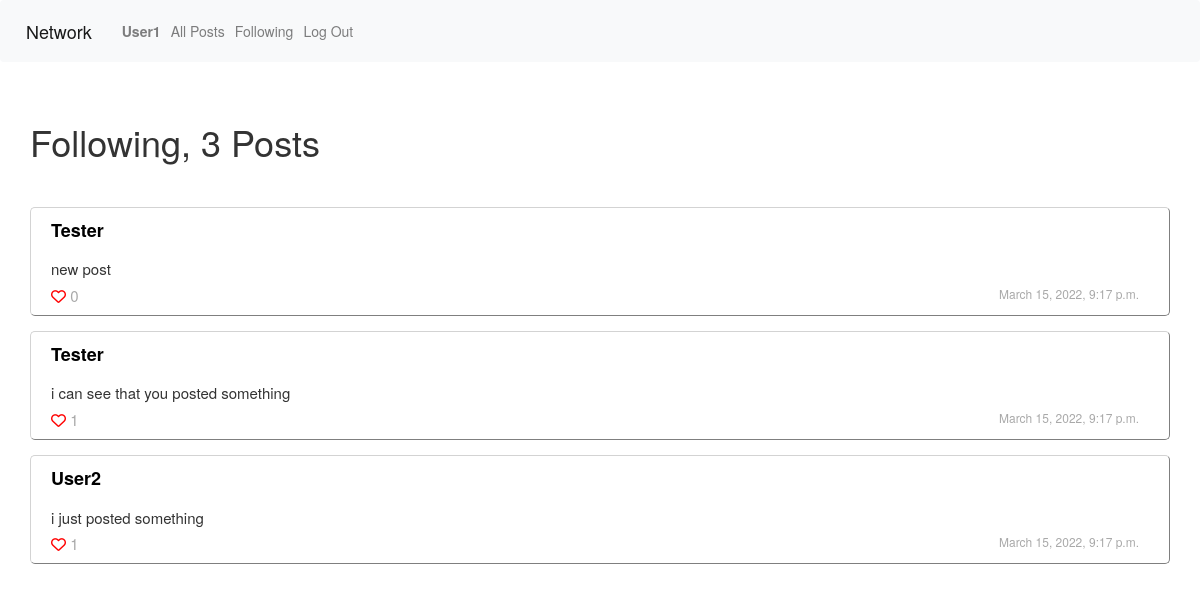
Page /following (signed in) on the committed database.
### network/models.py (models this page shows, shortened)
class User(AbstractUser, models.Model):
    followings = models.ManyToManyField('self', related_name="followers", symmetrical=False)

class Posts(models.Model):
    content = models.CharField(max_length=200)
    poster = models.ForeignKey(User, on_delete=models.CASCADE, related_name="posts")
    likes = models.IntegerField(default=0)
    date = models.DateTimeField(default=timezone.now())
    likers = models.ManyToManyField(User, blank=True, related_name="posts_liked")

### network/views.py (the view)
# urls.py: path("following", views.following, name="following"),
def following(request):
    user = request.user
    posts = Posts.objects.filter(poster__in=user.followings.all()).order_by("-id")
    posts_count= len(posts)
    current_page = request.GET.get('page', 1)
    page = paginate(posts, current_page)
    return render(request, "network/following.html", {
        "posts": page,
        "posts_count": posts_count
        })

### network/templatetags/load_functions.py (called while the page is built)
@register.filter
def likers(postid):
	post = Posts.objects.filter(id=postid)[0]
	return post.likers.all()

### network/views.py (called while the page is built)
def paginate(posts, current_page):
    paginator = Paginator(posts, 10)
    try:
        page = paginator.page(current_page)
    except PageNotAnInteger:
        page = paginator.page(1)
    except EmptyPage:
        page = paginator.page(paginator.num_pages)
    return page

### network/templates/network/following.html (shortened to what this page needs)
{% extends "network/layout.html" %}
{% block body %}
{% load load_functions %}
     {% if user.is_authenticated %}
<h1> Following, {{posts_count}} Posts</h1>
        <div class="postcontainer">
        <br>
        {% for post in posts %}
        <div class="posts  {%if post.poster.id == user.id%} mypost{% endif %}" >
            <div class="posthead">
                <div class="poster">
                    <a class="postername {%if post.poster.id == user.id%} me{% endif %}" href="{% url 'user' post.poster.username %}"> {{post.poster.username.capitalize}}</a>
                </div><div id ="postdiv{{post.id}}" class="postcontent" data-postid="{{post.id}}">
                    <a> {{post.content}}</a>
                </div>
            </div>
            <div class="postbody">
                <div class="like">
                    <span class="likebutton" data-userid="{{user.id}}" data-postid={{post.id}}>
                        {% if user in post.id|likers %}
                        <i class="fa-solid fa-heart"></i>
                        {% else %}
                        <i class="far fa-heart"></i>
                        {% endif %}
                    </span><a class="postlikesnum" style="color: darkgrey"> {{post.likes}}</a>
                </div>
                <div class="date">
                    {{post.date}}
                </div>
            </div>
        </div>
        {% empty %}
        <h3> No Posts</h3>
        {% endfor %}
    </div>
      {% endif %}
{% endblock %}

### network/templates/network/layout.html (shortened to what this page needs)
{% load static %}
{% load load_functions %}
<!DOCTYPE html>
<html lang="en">
    <head>
        <link rel="stylesheet" href="https://stackpath.bootstrapcdn.com/bootstrap/4.4.1/css/bootstrap.min.css">
        <link href="{% static 'network/styles.css' %}" rel="stylesheet">
        <link rel="stylesheet" href="https://cdn.jsdelivr.net/npm/bootstrap@3.3.7/dist/css/bootstrap.min.css">
        <link rel="stylesheet" href="https://cdnjs.cloudflare.com/ajax/libs/font-awesome/6.0.0-beta2/css/all.min.css" />
        <link rel="stylesheet" href="https://cdn.jsdelivr.net/npm/bootstrap@3.3.7/dist/css/bootstrap-theme.min.css">
    </head>
    <body>
        <nav class="navbar navbar-expand-lg navbar-light bg-light">
            <a class="navbar-brand" href="{% url 'index' %}">Network</a>
            <div>
              <ul class="navbar-nav mr-auto">
                {% if user.is_authenticated %}
                    <li class="nav-item">
                        <a class="nav-link" href="{% url 'profile' %}"><strong>{{ user.username.capitalize }}</strong></a>
                    </li>
                {% endif %}
                <li class="nav-item">
                  <a class="nav-link" href="{% url 'all_posts' %}">All Posts</a>
                </li>
                {% if user.is_authenticated %}
                    <li class="nav-item">
                        <a class="nav-link" href="{% url 'following' %}">Following</a>
                    </li>
                    <li class="nav-item">
                        <a class="nav-link" href="{% url 'logout' %}">Log Out</a>
                    </li>
                {% endif %}
              </ul>
            </div>
          </nav>
        <div class="body">
            {% block body %}
            {% endblock %}
        </div>
    </body>
</html>

### network/static/network/styles.css (style rules this page uses)
.body { margin: 10px; padding: 20px; }
.postcontainer { margin: 0 auto; border: thin; border-radius: 5px; }
.posts { width: auto; height: auto; padding: 0px 30px 30px 20px; margin: 15px auto; border: thin; border-style: outset; border-radius: 5px; background-color: white; border-color: #D3D3D3; }
.poster { float: left; width: 100%; height: 20%%; margin: 10px 0px 10px 0px; padding-bottom: 5px; font-size: 18px; font-weight: bold; position:relative; }
.date { float: right; width: auto; font-size: 12px; color: darkgrey; }
.like { position: relative; float: left; color: red; }
.postcontent { padding-bottom: 5px; font-size: 15px; width: auto; }
.posthead { height: 90%; width: 100%; position: relative; }
.postbody { height: 10%; width: 100%; font-size: 15px; background-color: black; }
.postername { color: black; }
.postlikesnum { color: darkgrey; }
.likebutton { cursor: pointer; }
.fa-heart { font-size:15px; }

### rows in the picture
User: username "User1"
Posts: poster.username "Tester", content "new post", likes "0", date "March 15, 2022, 9:17 p.m."
Posts: poster.username "Tester", content "i can see that you posted something", likes "1", date "March 15, 2022, 9:17 p.m."
Posts: poster.username "User2", content "i just posted something", likes "1", date "March 15, 2022, 9:17 p.m."

### other values in the picture
{{ posts_count }} "3"
